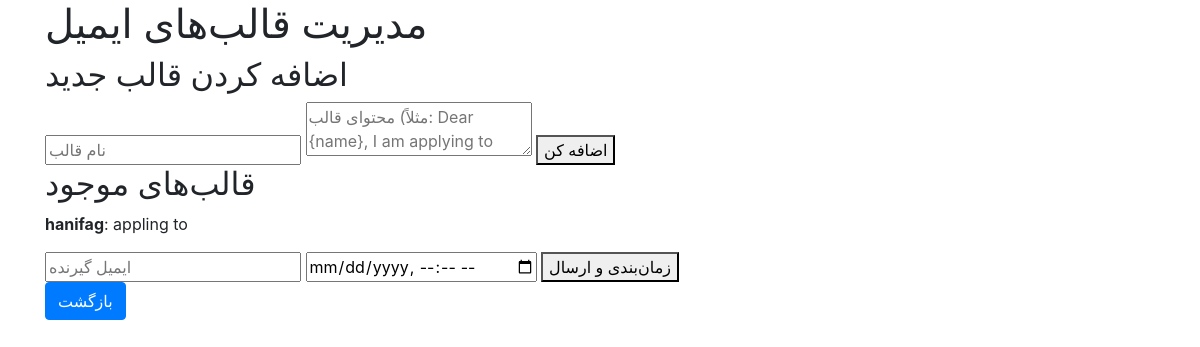
Page /templates on the earlier database version.
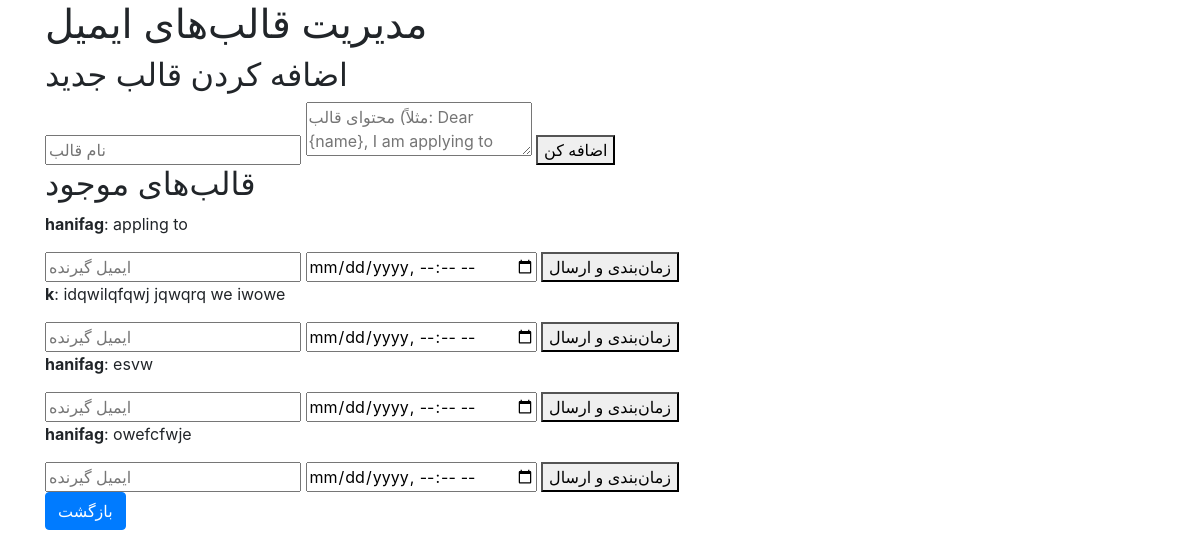
Same page on the later database version.
### app.py (models this page shows)
class EmailTemplate(db.Model):
    id = db.Column(db.Integer, primary_key=True)
    name = db.Column(db.String(50), nullable=False)
    content = db.Column(db.Text, nullable=False)

### app.py (the view, shortened to what this page needs)
@app.route('/templates', methods=['GET', 'POST'])
def email_templates():
    templates = EmailTemplate.query.all()
    return render_template('email_templates.html', templates=templates)

### templates/email_templates.html (shortened to what this page needs)
<!DOCTYPE html>
<html>
<head>
    {{ bootstrap.load_css() }}
</head>
<body>
    <div class="container">
        <h1>مدیریت قالب‌های ایمیل</h1>
        <h2>اضافه کردن قالب جدید</h2>
        <form method="POST">
            <input type="text" name="template_name" placeholder="نام قالب" required>
            <textarea name="template_content" placeholder="محتوای قالب (مثلاً: Dear {name}, I am applying to {university}...)" required></textarea>
            <button type="submit">اضافه کن</button>
        </form>
        <h2>قالب‌های موجود</h2>
        {% for template in templates %}
            <div>
                <p><strong>{{ template.name }}</strong>: {{ template.content }}</p>
                <form method="POST">
                    <input type="email" name="to_email" placeholder="ایمیل گیرنده" required>
                    <input type="datetime-local" name="send_time" required>
                    <button type="submit" name="send_email">زمان‌بندی و ارسال</button>
                </form>
            </div>
        {% endfor %}
        <a href="{{ url_for('index') }}" class="btn btn-primary">بازگشت</a>
    </div>
</body>
</html>

Differences in the rows shown:
added EmailTemplate: name "k", content "idqwilqfqwj jqwqrq we iwowe"
added EmailTemplate: name "hanifag", content "esvw"
added EmailTemplate: name "hanifag", content "owefcfwje"
